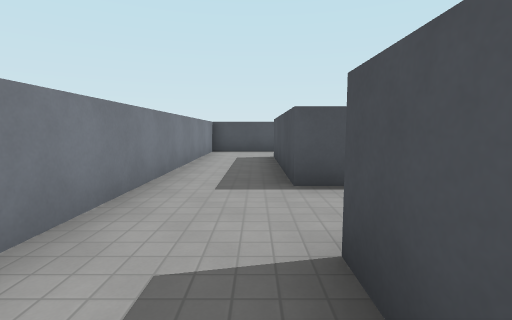
View 1 (above)

23 first-person views from a walk through a 3-D level made in the Godot game engine. The camera is 1.4 m above the floor, tilts 6° down and sees 85° across. The floor is counted in squares, 2 m on a side. Each view is taken from the middle of a square. On the plan, view 1 faces up. The plan holds only what a view shows up to about 9 squares ahead; the rest is blank. The place goes on beyond the plan. Characters and animated objects are left out. Surface patterns are stand-ins for the level's own textures.

View 2
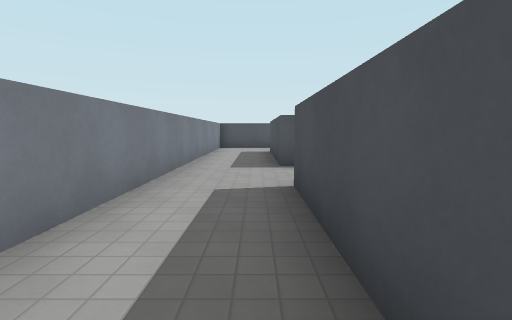

View 3
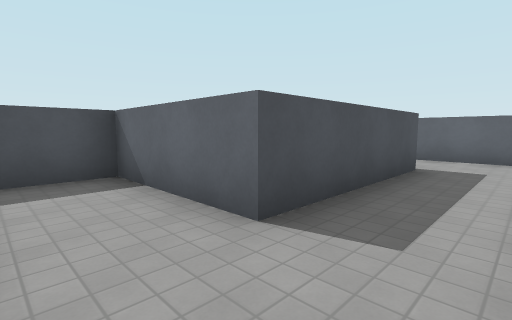

View 4
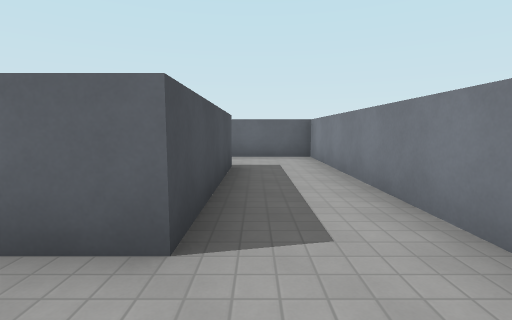

View 5
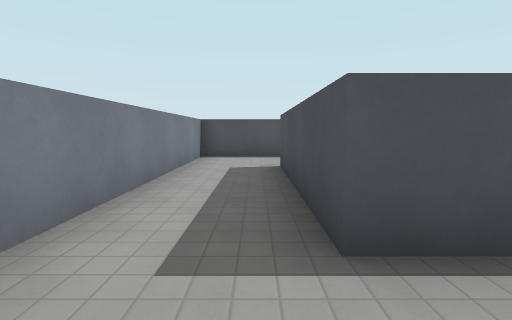

View 6
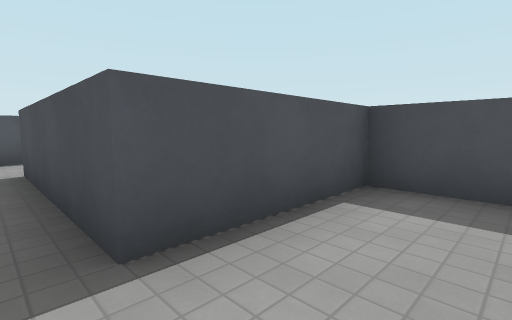

View 7
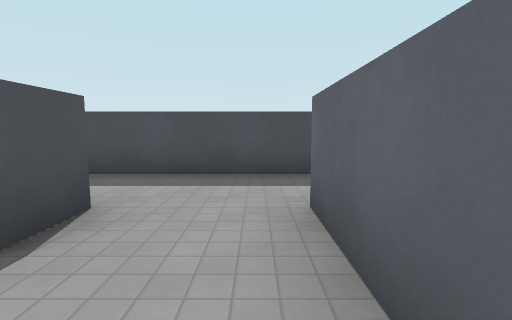

View 8
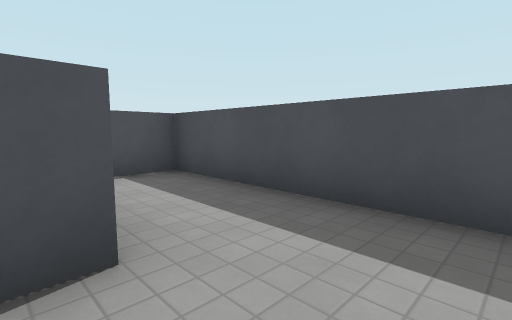

View 9
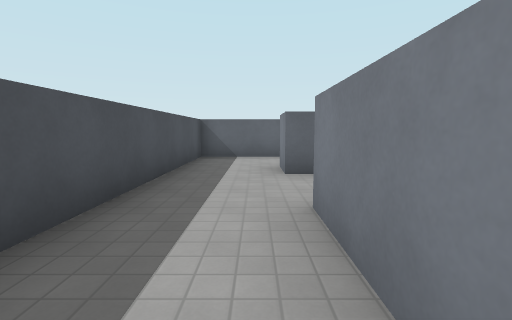

View 10
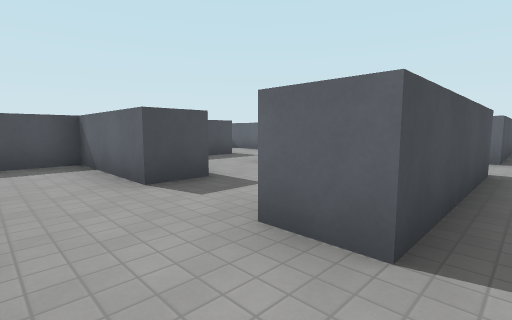

View 11
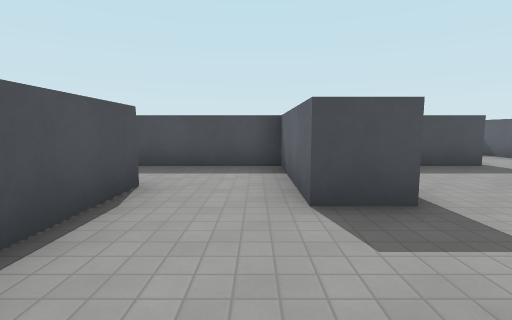

View 12
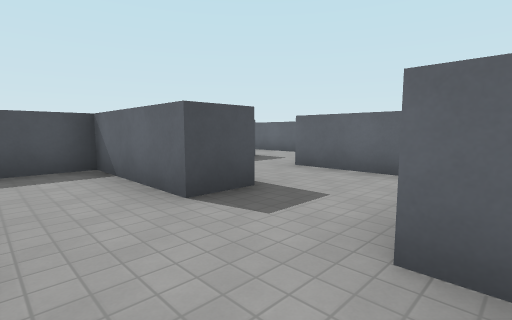

View 13
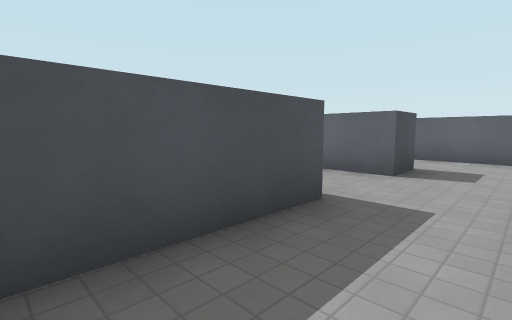

View 14
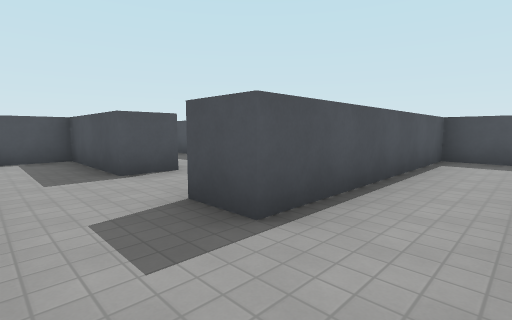

View 15
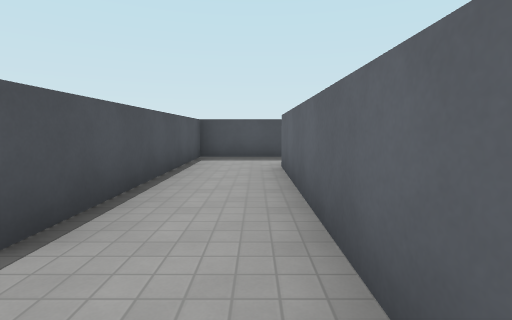

View 16
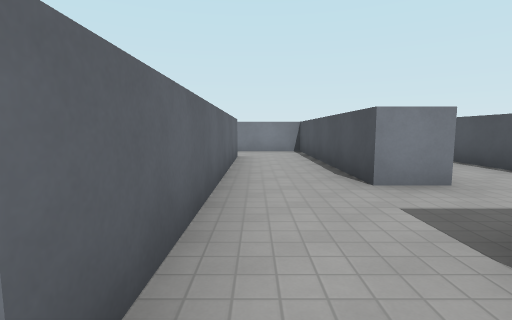

View 17
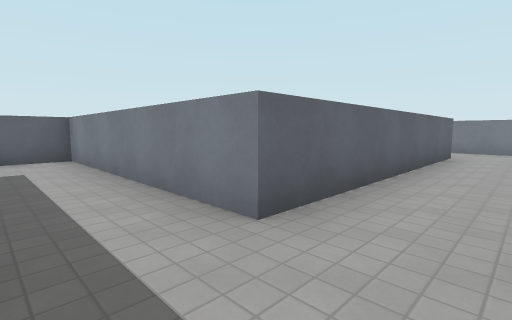

View 18
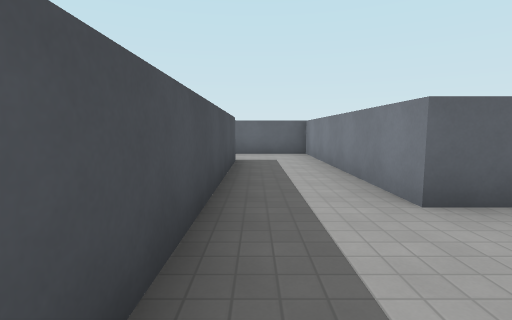

View 19
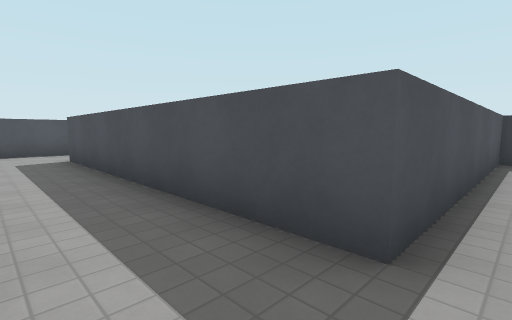

View 20
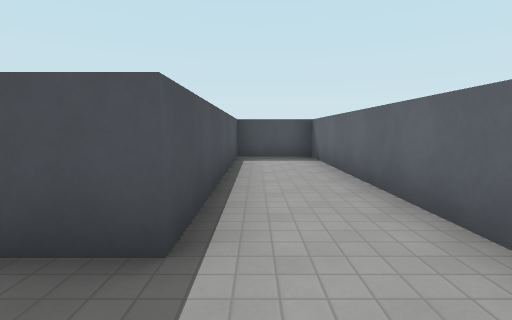

View 21
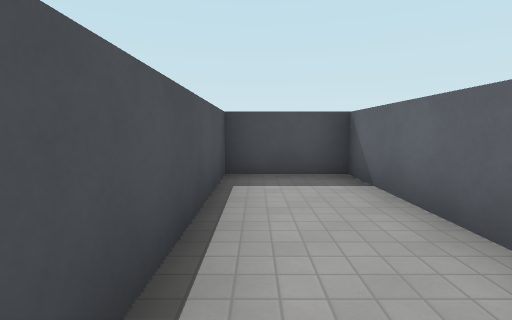

View 22
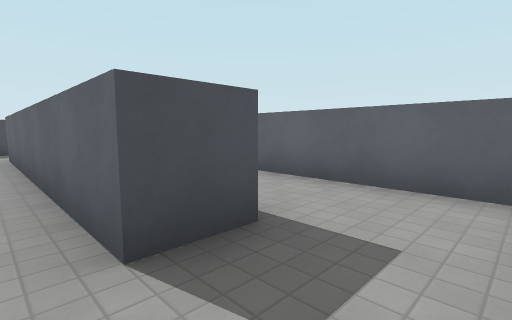

View 23
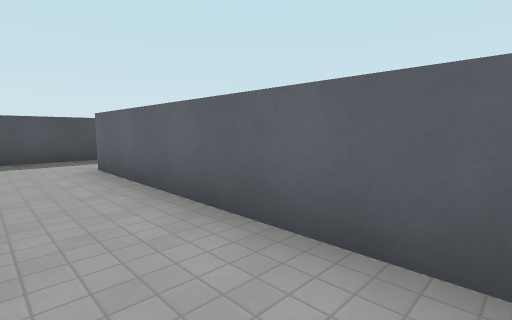

### Floor plan
Ten units are one square. View 1 is at (0, 0); x grows to the right and y downward. Boxes are objects, and circles mark ways between rooms. Rooms are numbered by the first view taken in them; rooms with no view inside come last. Other rooms are left out.
<svg viewBox="-20 -109 240 219">
<path fill="none" stroke="#000" d="M5 25 5 -15 35 -15 35 -35 5 -35 5 -75 15 -75M8 -95 -15 -95 -15 45 5 45M5 45 15 45 15 55M15 5 15 25 5 25M35 55 35 -5 24 -5M65 -45 65 -65 52 -65M36 -44 45 -44M52 15 105 15M125 18 125 -5 65 -5 65 -15M125 45 135 45 135 105 215 105 215 85 155 85 155 15M105 15 105 25 50 25M65 45 125 45M45 34 45 49M65 55 65 45M50 75 105 75M125 81 125 62M65 -15 75 -15M76 -35 65 -35 65 -45M46 -95 34 -95M35 -75 65 -75 65 -104M35 -64 35 -75M24 -44 36 -44M160 -5 144 -5M34 -95 25 -95"/>
<circle cx="10" cy="35" r="3" fill="#2a7"/>
<circle cx="10" cy="-85" r="3" fill="#2a7"/>
<circle cx="55" cy="-40" r="3" fill="#2a7"/>
<circle cx="40" cy="-55" r="3" fill="#2a7"/>
<circle cx="115" cy="20" r="3" fill="#2a7"/>
<circle cx="55" cy="-10" r="3" fill="#2a7"/>
<circle cx="130" cy="35" r="3" fill="#2a7"/>
<circle cx="145" cy="20" r="3" fill="#2a7"/>
<circle cx="55" cy="50" r="3" fill="#2a7"/>
<circle cx="40" cy="-85" r="3" fill="#2a7"/>
<circle cx="25" cy="-70" r="3" fill="#2a7"/>
<text x="0" y="-30">1</text>
<text x="20" y="30">2</text>
<text x="50" y="-60">3</text>
<text x="80" y="0">4</text>
<text x="150" y="70">5</text>
<text x="90" y="30">6</text>
<text x="80" y="60">7</text>
<text x="60" y="-30">8</text>
<text x="50" y="-90">9</text>
<text x="20" y="-60">10</text>
<text x="140" y="0">11</text>
<text x="20" y="-90">12</text>
</svg>
Room 1 opens to room 2. Room 1 opens to room 12. Room 3 opens to room 8. Room 3 opens to room 10. Room 4 opens to room 6. Room 4 opens to room 8. Room 5 opens to room 6. Room 5 opens to room 11. Room 6 opens to room 7. Room 9 opens to room 12. Room 10 opens to room 12.

Where each view was taken, in squares from view 1:
view 1: 0 up, 0 right, facing up
view 2: 2 down, 0 right, facing up
view 3: 3 up, 1 left, facing down-right
view 4: 3 up, 0 right, facing down
view 5: 2 up, 0 right, facing up
view 6: 2 up, 0 right, facing up-right
view 7: 4 down, 1 left, facing right
view 8: 4 down, 1 right, facing up-right
view 9: 0 up, 2 right, facing down
view 10: 9 up, 0 right, facing down-right
view 11: 8 up, 1 right, facing right
view 12: 9 up, 1 right, facing down-right
view 13: 6 up, 5 right, facing down-right
view 14: 1 down, 5 right, facing up-right
view 15: 1 down, 5 right, facing right
view 16: 4 down, 14 right, facing left
view 17: 3 down, 15 right, facing down-left
view 18: 2 down, 15 right, facing down
view 19: 9 down, 14 right, facing up-right
view 20: 9 down, 14 right, facing right
view 21: 9 down, 17 right, facing right
view 22: 4 down, 5 right, facing down-right
view 23: 6 down, 5 right, facing down-right
